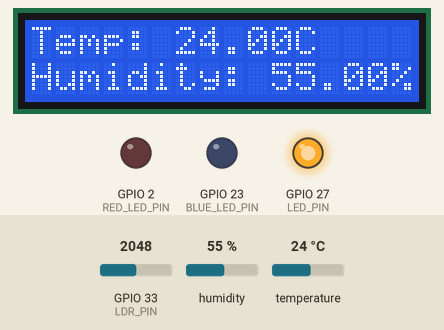
Recording of a sketch running on a simulated ESP32. On the bench: 16×2 character LCD, output pins drawn as LEDs (lit = HIGH). The test bench sets the inputs (shaded band); at power-on: temperature 24 °C, GPIO 33 (LDR_PIN) = 2048, humidity 55 %. What the sketch prints to the serial monitor is not drawn.

Above: at 10.4 s.
10.5 s: temperature set to 25.6 °C
At 19.8 s:
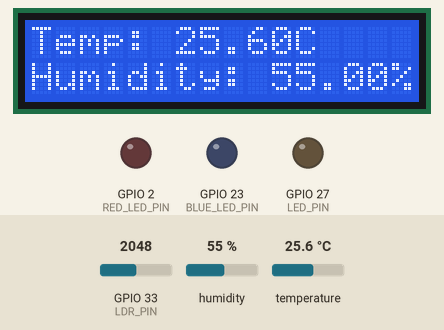
20.0 s: temperature set to 26.6 °C
28.7 s: GPIO 33 (LDR_PIN) set to 531
38.1 s: GPIO 33 (LDR_PIN) set to 469
At 45.7 s:
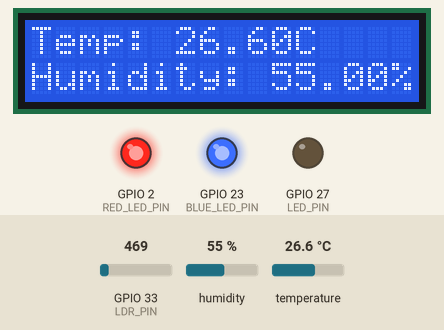
46.8 s: humidity set to 22 %
At 53.9 s:
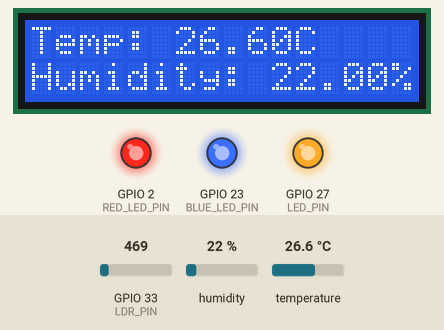
55.0 s: humidity set to 40 %
At 63.2 s:
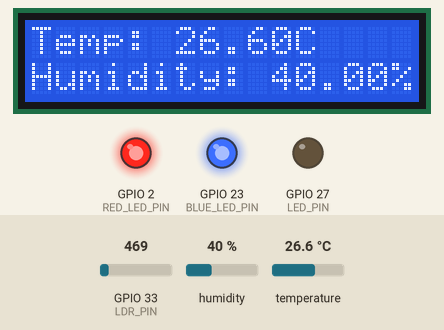
Timing chart, 0 to 64.7 s (numbered marks = the images above; inputs shaded):
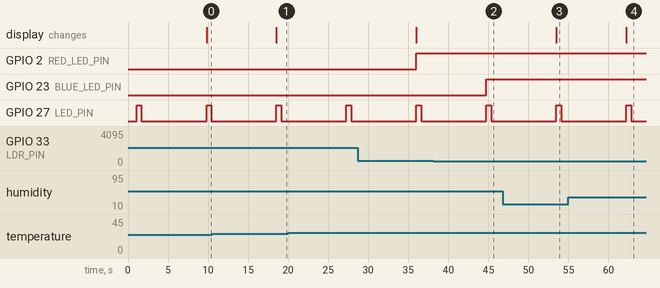

The sketch:

sketch_jan26a.ino
```cpp
#include <Adafruit_Sensor.h>
#include <DHT.h>
#include <LiquidCrystal_I2C.h>
// #include <Wire.h>

#define LED_PIN       27   // Pin for external LED
#define RED_LED_PIN   2    // Pin for Red LED
#define BLUE_LED_PIN  23   // Pin for Blue LED
#define LDR_PIN       33   // Pin for LDR
#define DHT_PIN       19  // Pin for DHT sensor
#define DHT_TYPE      DHT22

DHT dht(DHT_PIN, DHT_TYPE);
// LiquidCrystal_I2C lcd(0x27, 16, 2);  // Adjust the address (0x27) based on your LCD configuration
LiquidCrystal_I2C lcd(0x3F, 16, 2);

void setup() {
  pinMode(LED_PIN, OUTPUT);
  pinMode(RED_LED_PIN, OUTPUT);
  pinMode(BLUE_LED_PIN, OUTPUT);
  Serial.begin(115200);

  // Initialize DHT sensor
  dht.begin();

  // Initialize LCD
  lcd.begin(16, 2);
  lcd.backlight();
  delay(1000);
}


void loop() {
  // Turn on external LED every 600ms
  digitalWrite(LED_PIN, HIGH);
  Serial.print("LED ON - ");
  Serial.println(millis());
  delay(600);

  // Turn off external LED every 600ms
  digitalWrite(LED_PIN, LOW);
  Serial.print("LED OFF - ");
  Serial.println(millis());
  delay(600);

  // Read and print temperature every 3 sec
  float temperature = dht.readTemperature();
  Serial.print("Temperature: ");
  Serial.print(temperature);
  Serial.print(" °C - ");
  Serial.println(millis());
  delay(3000);

  // Read and print humidity every 3 sec
  float humidity = dht.readHumidity();
  Serial.print("Humidity: ");
  Serial.print(humidity);
  Serial.print(" % - ");
  Serial.println(millis());
  delay(3000);

  // Read and print LDR value every 1.5 sec
  int ldrValue = analogRead(LDR_PIN);
  Serial.print("LDR Value: ");
  Serial.print(ldrValue);
  Serial.print(" - ");
  Serial.println(millis());
  delay(1500);

  // Display values on LCD
  lcd.clear();
  lcd.setCursor(0, 0);
  lcd.print("Temp: ");
  lcd.print(temperature);
  lcd.print("C");

  lcd.setCursor(0, 1);
  lcd.print("Humidity: ");
  lcd.print(humidity);
  lcd.print("%");

  // Turn on Red LED if temperature is higher than 26
  if (temperature > 26) {
    digitalWrite(RED_LED_PIN, HIGH);
  } else {
    digitalWrite(RED_LED_PIN, LOW);
  }

  // Turn on Blue LED if LDR value indicates darkness
  if (ldrValue < 500) {
    digitalWrite(BLUE_LED_PIN, HIGH);
  } else {
    digitalWrite(BLUE_LED_PIN, LOW);
  }
}
```

Measured:
- the behaviour switches between 500 and 499 on GPIO 33 (LDR_PIN) (found by bisection; images 1 and 2)
- after the input at 10.5 s, the display: changes after 8.0 s (image 1)
- after the input at 38.1 s, GPIO 23 (BLUE_LED_PIN): LOW → HIGH after 6.7 s
- after the input at 46.8 s, the display: changes after 6.7 s (image 3)
- after the input at 55.0 s, the display: changes after 7.3 s (image 4)
